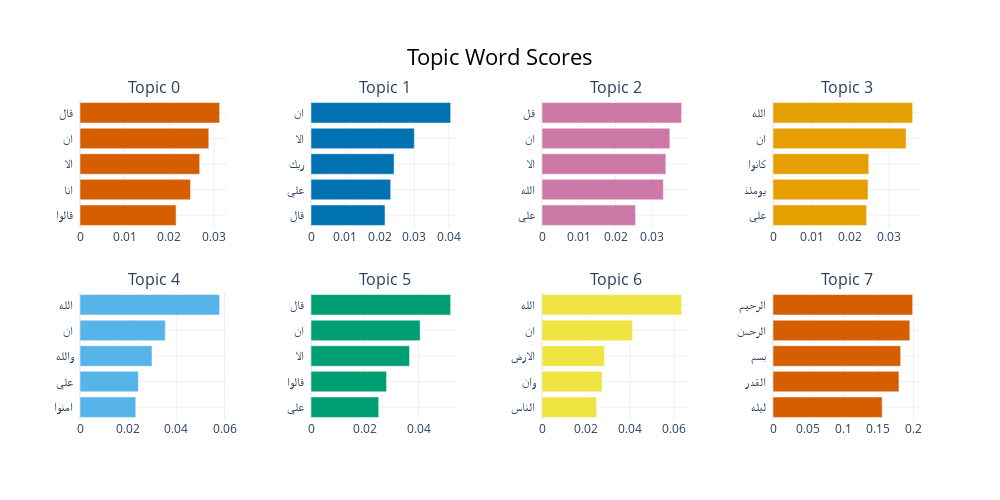

Notebook source saved alongside this figure:
### Code cell
bertopic_ar.visualize_barchart()

### Figure 1 — Plotly figure (JSON) as saved in the notebook; plotly's stock layout.template omitted (floating-point values rounded to 4 significant figures)
{"data": [{"marker": {"color": "#D55E00"}, "orientation": "h", "type": "bar", "x": [0.02153, 0.02477, 0.02682, 0.02886, 0.03129], "xaxis": "x", "y": ["قالوا  ", "انا  ", "الا  ", "ان  ", "قال  "], "yaxis": "y"}, {"marker": {"color": "#0072B2"}, "orientation": "h", "type": "bar", "x": [0.0215, 0.02315, 0.02414, 0.03001, 0.04057], "xaxis": "x2", "y": ["قال  ", "علي  ", "ربك  ", "الا  ", "ان  "], "yaxis": "y2"}, {"marker": {"color": "#CC79A7"}, "orientation": "h", "type": "bar", "x": [0.02546, 0.03303, 0.0337, 0.03478, 0.038], "xaxis": "x3", "y": ["علي  ", "الله  ", "الا  ", "ان  ", "قل  "], "yaxis": "y3"}, {"marker": {"color": "#E69F00"}, "orientation": "h", "type": "bar", "x": [0.0242, 0.02455, 0.02475, 0.03438, 0.03609], "xaxis": "x4", "y": ["علي  ", "يومئذ  ", "كانوا  ", "ان  ", "الله  "], "yaxis": "y4"}, {"marker": {"color": "#56B4E9"}, "orientation": "h", "type": "bar", "x": [0.02317, 0.02425, 0.0299, 0.03543, 0.05799], "xaxis": "x5", "y": ["امنوا  ", "علي  ", "والله  ", "ان  ", "الله  "], "yaxis": "y5"}, {"marker": {"color": "#009E73"}, "orientation": "h", "type": "bar", "x": [0.02518, 0.0281, 0.03663, 0.04058, 0.05193], "xaxis": "x6", "y": ["علي  ", "قالوا  ", "الا  ", "ان  ", "قال  "], "yaxis": "y6"}, {"marker": {"color": "#F0E442"}, "orientation": "h", "type": "bar", "x": [0.02481, 0.0273, 0.02841, 0.04115, 0.06344], "xaxis": "x7", "y": ["الناس  ", "وان  ", "الارض  ", "ان  ", "الله  "], "yaxis": "y7"}, {"marker": {"color": "#D55E00"}, "orientation": "h", "type": "bar", "x": [0.1553, 0.1791, 0.1816, 0.1946, 0.1986], "xaxis": "x8", "y": ["ليله  ", "القدر  ", "بسم  ", "الرحمن  ", "الرحيم  "], "yaxis": "y8"}], "layout": {"annotations": [{"font": {"size": 16}, "showarrow": false, "text": "Topic 0", "x": 0.0875, "xanchor": "center", "xref": "paper", "y": 1, "yanchor": "bottom", "yref": "paper"}, {"font": {"size": 16}, "showarrow": false, "text": "Topic 1", "x": 0.3625, "xanchor": "center", "xref": "paper", "y": 1, "yanchor": "bottom", "yref": "paper"}, {"font": {"size": 16}, "showarrow": false, "text": "Topic 2", "x": 0.6375, "xanchor": "center", "xref": "paper", "y": 1, "yanchor": "bottom", "yref": "paper"}, {"font": {"size": 16}, "showarrow": false, "text": "Topic 3", "x": 0.9125, "xanchor": "center", "xref": "paper", "y": 1, "yanchor": "bottom", "yref": "paper"}, {"font": {"size": 16}, "showarrow": false, "text": "Topic 4", "x": 0.0875, "xanchor": "center", "xref": "paper", "y": 0.4, "yanchor": "bottom", "yref": "paper"}, {"font": {"size": 16}, "showarrow": false, "text": "Topic 5", "x": 0.3625, "xanchor": "center", "xref": "paper", "y": 0.4, "yanchor": "bottom", "yref": "paper"}, {"font": {"size": 16}, "showarrow": false, "text": "Topic 6", "x": 0.6375, "xanchor": "center", "xref": "paper", "y": 0.4, "yanchor": "bottom", "yref": "paper"}, {"font": {"size": 16}, "showarrow": false, "text": "Topic 7", "x": 0.9125, "xanchor": "center", "xref": "paper", "y": 0.4, "yanchor": "bottom", "yref": "paper"}], "height": 500, "hoverlabel": {"bgcolor": "white", "font": {"family": "Rockwell", "size": 16}}, "showlegend": false, "title": {"font": {"color": "Black", "size": 22}, "text": "Topic Word Scores", "x": 0.5, "xanchor": "center", "yanchor": "top"}, "width": 1000, "xaxis": {"anchor": "y", "domain": [0, 0.175], "showgrid": true}, "xaxis2": {"anchor": "y2", "domain": [0.275, 0.45], "showgrid": true}, "xaxis3": {"anchor": "y3", "domain": [0.55, 0.725], "showgrid": true}, "xaxis4": {"anchor": "y4", "domain": [0.825, 1], "showgrid": true}, "xaxis5": {"anchor": "y5", "domain": [0, 0.175], "showgrid": true}, "xaxis6": {"anchor": "y6", "domain": [0.275, 0.45], "showgrid": true}, "xaxis7": {"anchor": "y7", "domain": [0.55, 0.725], "showgrid": true}, "xaxis8": {"anchor": "y8", "domain": [0.825, 1], "showgrid": true}, "yaxis": {"anchor": "x", "domain": [0.6, 1], "showgrid": true}, "yaxis2": {"anchor": "x2", "domain": [0.6, 1], "showgrid": true}, "yaxis3": {"anchor": "x3", "domain": [0.6, 1], "showgrid": true}, "yaxis4": {"anchor": "x4", "domain": [0.6, 1], "showgrid": true}, "yaxis5": {"anchor": "x5", "domain": [0, 0.4], "showgrid": true}, "yaxis6": {"anchor": "x6", "domain": [0, 0.4], "showgrid": true}, "yaxis7": {"anchor": "x7", "domain": [0, 0.4], "showgrid": true}, "yaxis8": {"anchor": "x8", "domain": [0, 0.4], "showgrid": true}}}
